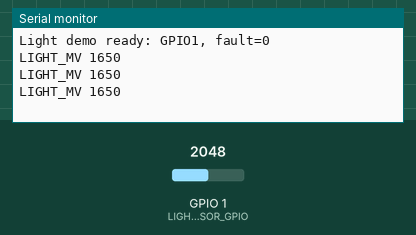
Bench run of a sketch on a simulated ESP32-C6. On the bench: the last lines printed to the serial monitor. The test bench sets the inputs (shaded band); at power-on: GPIO 1 (LIGHT_SENSOR_GPIO) = 2048 (analog values on the 0–4095 scale).

Above: at 1.2 s.
1.3 s: GPIO 1 (LIGHT_SENSOR_GPIO) set to 2866
At 1.9 s:
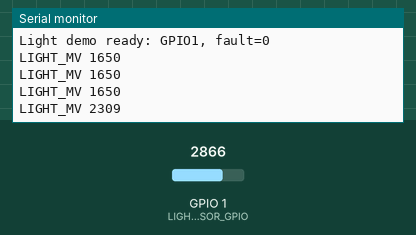
2.8 s: GPIO 1 (LIGHT_SENSOR_GPIO) set to 3603
At 3.4 s:
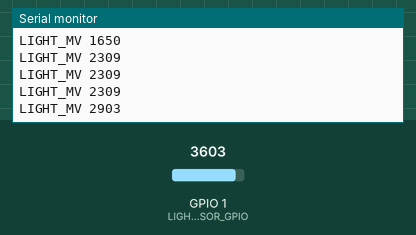
Timing chart, 0 to 5.8 s (numbered marks = the images above; inputs shaded):
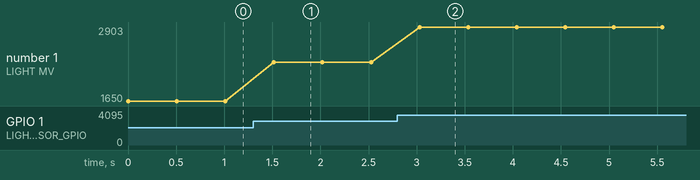

Measured:
- after the input at 1.3 s, the serial monitor: prints a new line after 0.22 s (image 1)
- after the input at 2.8 s, the serial monitor: prints a new line after 0.23 s (image 2)
- plotted number 1: 1650 → 2309 after the input at 1.3 s, 2309 → 2903 after the input at 2.8 s

The sketch:

light_sensor_demo.ino
```cpp
#include "config.h"

void setup() {
  Serial.begin(115200);
  pinMode(LIGHT_SENSOR_GPIO, INPUT);
  analogReadResolution(12);
  analogSetPinAttenuation(LIGHT_SENSOR_GPIO, ADC_11db);
  Serial.printf("Light demo ready: GPIO%u, fault=%u\n", LIGHT_SENSOR_GPIO, DEMO_FAULT);
}

void loop() {
  uint32_t millivolts = 0;
  for (uint8_t i = 0; i < LIGHT_SAMPLES; ++i) {
    millivolts += analogReadMilliVolts(LIGHT_SENSOR_GPIO);
    delayMicroseconds(150);
  }
  millivolts = (millivolts + LIGHT_SAMPLES / 2) / LIGHT_SAMPLES;
  const uint32_t reported = DEMO_FAULT == 1 ? 0 : millivolts;
  Serial.printf("LIGHT_MV %lu\n", static_cast<unsigned long>(reported));
  delay(REPORT_INTERVAL_MS);
}
```

config.h
```cpp
#pragma once
#include <Arduino.h>

// GPIO1 is ADC1_CH1 on ESP32-C6. Confirm IO1 is exposed on your board.
static constexpr uint8_t LIGHT_SENSOR_GPIO = 1;
static constexpr uint8_t LIGHT_SAMPLES = 16;
static constexpr uint32_t REPORT_INTERVAL_MS = 500;

// 0 = correct report, 1 = firmware falsely reports zero millivolts.
static constexpr uint8_t DEMO_FAULT = 0;
```
